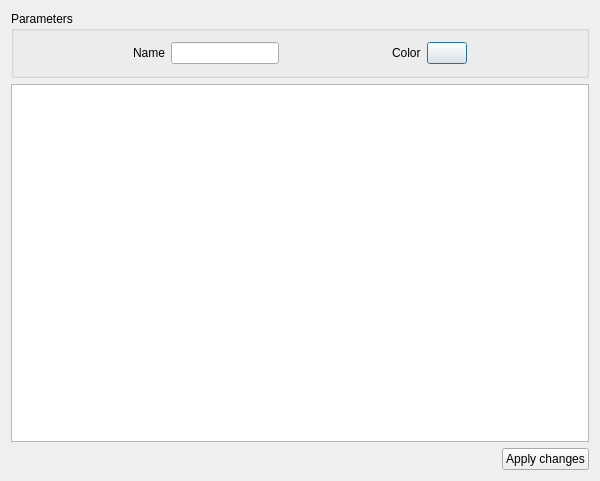
<?xml version="1.0" encoding="UTF-8"?>
<ui version="4.0">
 <class>FigureEditDialogClass</class>
 <widget class="QDialog" name="FigureEditDialogClass">
  <property name="geometry">
   <rect>
    <x>0</x>
    <y>0</y>
    <width>600</width>
    <height>481</height>
   </rect>
  </property>
  <property name="sizePolicy">
   <sizepolicy hsizetype="Expanding" vsizetype="Expanding">
    <horstretch>0</horstretch>
    <verstretch>0</verstretch>
   </sizepolicy>
  </property>
  <property name="windowTitle">
   <string>FigureEditDialog</string>
  </property>
  <layout class="QVBoxLayout" name="verticalLayout">
   <item>
    <widget class="QGroupBox" name="parametersGB">
     <property name="sizePolicy">
      <sizepolicy hsizetype="Preferred" vsizetype="Minimum">
       <horstretch>0</horstretch>
       <verstretch>0</verstretch>
      </sizepolicy>
     </property>
     <property name="title">
      <string>Parameters</string>
     </property>
     <layout class="QVBoxLayout" name="verticalLayout_2">
      <item>
       <layout class="QHBoxLayout" name="staticHL">
        <item>
         <spacer name="horizontalSpacer_3">
          <property name="orientation">
           <enum>Qt::Horizontal</enum>
          </property>
          <property name="sizeHint" stdset="0">
           <size>
            <width>40</width>
            <height>20</height>
           </size>
          </property>
         </spacer>
        </item>
        <item>
         <widget class="QLabel" name="nameLabel">
          <property name="text">
           <string>Name</string>
          </property>
         </widget>
        </item>
        <item>
         <widget class="QLineEdit" name="nameLE">
          <property name="sizePolicy">
           <sizepolicy hsizetype="Fixed" vsizetype="Fixed">
            <horstretch>0</horstretch>
            <verstretch>0</verstretch>
           </sizepolicy>
          </property>
         </widget>
        </item>
        <item>
         <spacer name="horizontalSpacer">
          <property name="orientation">
           <enum>Qt::Horizontal</enum>
          </property>
          <property name="sizeHint" stdset="0">
           <size>
            <width>40</width>
            <height>20</height>
           </size>
          </property>
         </spacer>
        </item>
        <item>
         <widget class="QLabel" name="colorLabel">
          <property name="text">
           <string>Color</string>
          </property>
         </widget>
        </item>
        <item>
         <widget class="QPushButton" name="colorPB">
          <property name="text">
           <string/>
          </property>
         </widget>
        </item>
        <item>
         <spacer name="horizontalSpacer_2">
          <property name="orientation">
           <enum>Qt::Horizontal</enum>
          </property>
          <property name="sizeHint" stdset="0">
           <size>
            <width>40</width>
            <height>20</height>
           </size>
          </property>
         </spacer>
        </item>
       </layout>
      </item>
      <item>
       <layout class="QVBoxLayout" name="dynamicVL"/>
      </item>
     </layout>
    </widget>
   </item>
   <item>
    <widget class="QTableWidget" name="tableWidget">
     <attribute name="horizontalHeaderStretchLastSection">
      <bool>true</bool>
     </attribute>
    </widget>
   </item>
   <item>
    <layout class="QHBoxLayout" name="actionHL">
     <item>
      <spacer name="horizontalSpacer_7">
       <property name="orientation">
        <enum>Qt::Horizontal</enum>
       </property>
       <property name="sizeHint" stdset="0">
        <size>
         <width>40</width>
         <height>20</height>
        </size>
       </property>
      </spacer>
     </item>
     <item>
      <widget class="QPushButton" name="applyChangesButton">
       <property name="text">
        <string>Apply changes</string>
       </property>
      </widget>
     </item>
    </layout>
   </item>
  </layout>
 </widget>
 <layoutdefault spacing="6" margin="11"/>
 <resources/>
 <connections/>
</ui>
